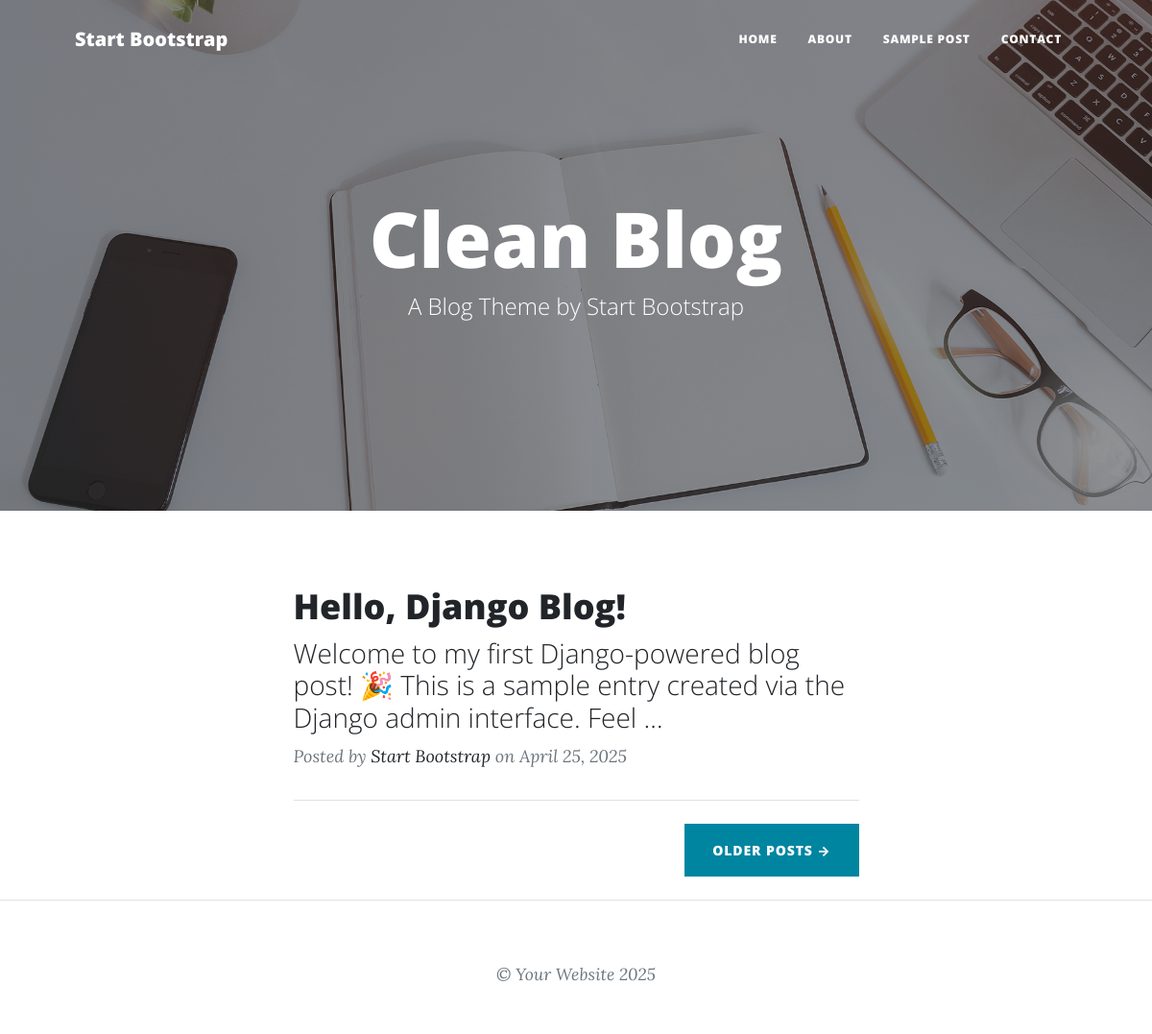
Before: / with the older database file.
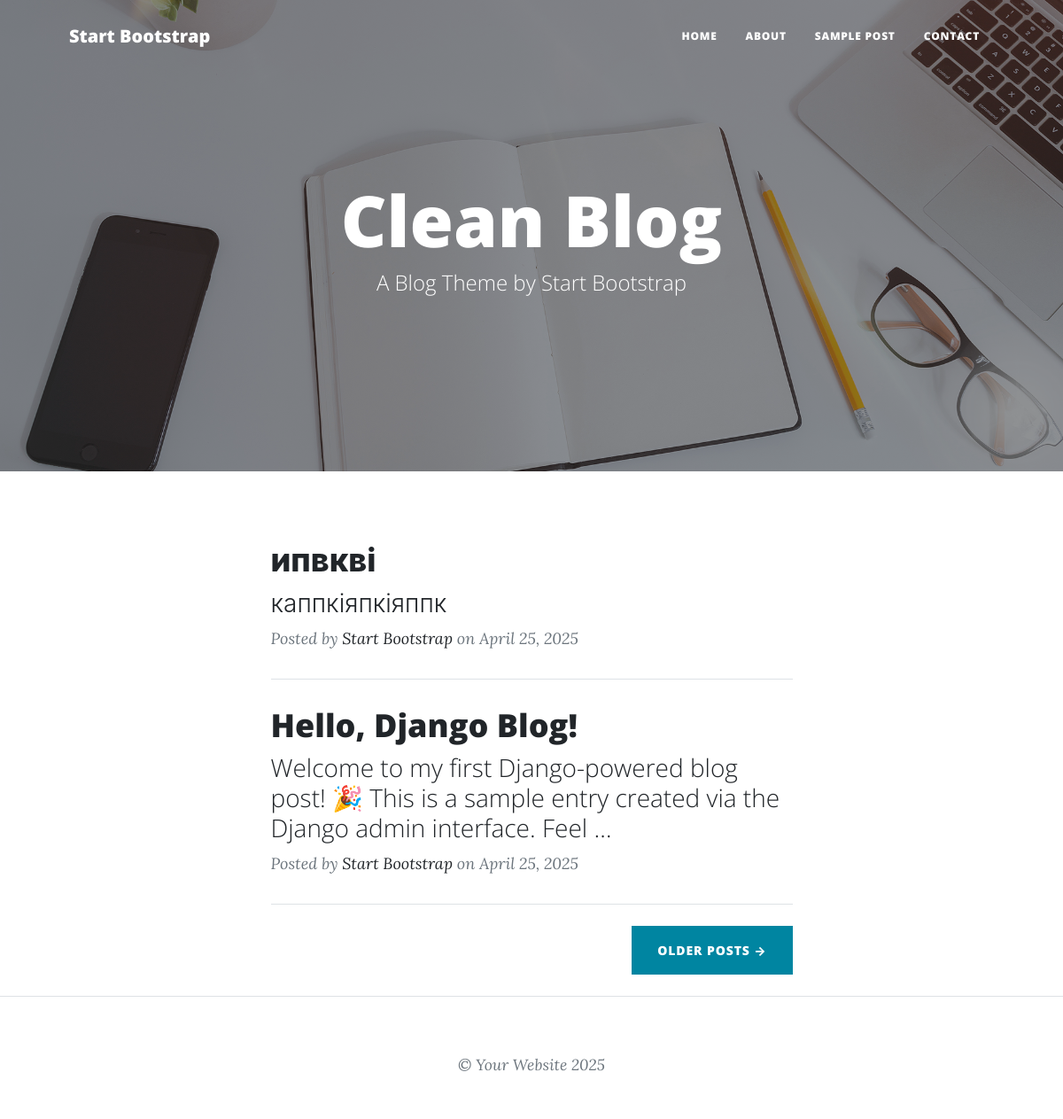
After: the same page with the newer database file.
### blog/models.py (models this page shows, shortened)
class Post(models.Model):
    title     = models.CharField(max_length=200)
    slug      = models.SlugField(unique=True)
    content   = models.TextField()
    published = models.DateTimeField(auto_now_add=True)

### blog/views.py (the view)
# urls.py: path('', views.post_list,   name='post_list'),
def post_list(request):
    posts = Post.objects.order_by('-published')
    return render(request, 'blog/post_list.html', {'posts': posts})

### templates/blog/post_list.html (shortened to what this page needs)
{% extends 'base.html' %}
{% load static %}
{% block header %}
<header class="masthead"
        style="background-image: url({% static 'assets/img/home-bg.jpg' %});">
  <div class="container position-relative px-4 px-lg-5">
    <div class="row gx-4 gx-lg-5 justify-content-center">
      <div class="col-md-10 col-lg-8 col-xl-7">
        <div class="site-heading">
          <h1>Clean Blog</h1>
          <span class="subheading">A Blog Theme by Start Bootstrap</span>
        </div>
      </div>
    </div>
  </div>
</header>
{% endblock %}
{% block content %}
<div class="container px-4 px-lg-5">
  <div class="row gx-4 gx-lg-5 justify-content-center">
    <div class="col-md-10 col-lg-8 col-xl-7">
      {% for post in posts %}
        <div class="post-preview">
          <a href="{% url 'post_detail' post.slug %}">
            <h2 class="post-title">{{ post.title }}</h2>
            <h3 class="post-subtitle">{{ post.content|truncatewords:20 }}</h3>
          </a>
          <p class="post-meta">
            Posted by
            <a href="#!">Start Bootstrap</a>
            on {{ post.published|date:"F d, Y" }}
          </p>
        </div>
        <hr class="my-4" />
      {% empty %}
        <p>No posts yet.</p>
      {% endfor %}
      <div class="d-flex justify-content-end mb-4">
        <a class="btn btn-primary text-uppercase" href="#!">Older Posts →</a>
      </div>
    </div>
  </div>
</div>
{% endblock %}

### templates/base.html (shortened to what this page needs)
<!DOCTYPE html>
{% load static %}
<html lang="en">
  <head>
    <link href="{% static 'css/styles.css' %}" rel="stylesheet"/>
  </head>
  <body>
    <nav class="navbar navbar-expand-lg navbar-light" id="mainNav">
      <div class="container px-4 px-lg-5">
        <a class="navbar-brand" href="{% url 'post_list' %}">Start Bootstrap</a>
        <div class="collapse navbar-collapse" id="navbarResponsive">
          <ul class="navbar-nav ms-auto py-4 py-lg-0">
            <li class="nav-item">
              <a class="nav-link px-lg-3 py-3 py-lg-4" href="{% url 'post_list' %}">Home</a>
            </li>
            <li class="nav-item">
              <a class="nav-link px-lg-3 py-3 py-lg-4" href="{% url 'about' %}">About</a>
            </li>
            <li class="nav-item">
              <a class="nav-link px-lg-3 py-3 py-lg-4" href="{% url 'post_list' %}">Sample Post</a>
            </li>
            <li class="nav-item">
              <a class="nav-link px-lg-3 py-3 py-lg-4" href="{% url 'contact' %}">Contact</a>
            </li>
          </ul>
        </div>
      </div>
    </nav>
    {% block header %}{% endblock %}
    {% block content %}{% endblock %}
    <footer class="border-top">
      <div class="container px-4 px-lg-5">
        <div class="row gx-4 gx-lg-5 justify-content-center">
          <div class="col-md-10 col-lg-8 col-xl-7">
            <div class="small text-center text-muted fst-italic">
              &copy; Your Website {% now "Y" %}
            </div>
          </div>
        </div>
      </div>
    </footer>
  </body>
</html>

Changed rows visible on the page:
added Post: title "ипвкві", content "каппкіяпкіяппк", published "April 25, 2025"
